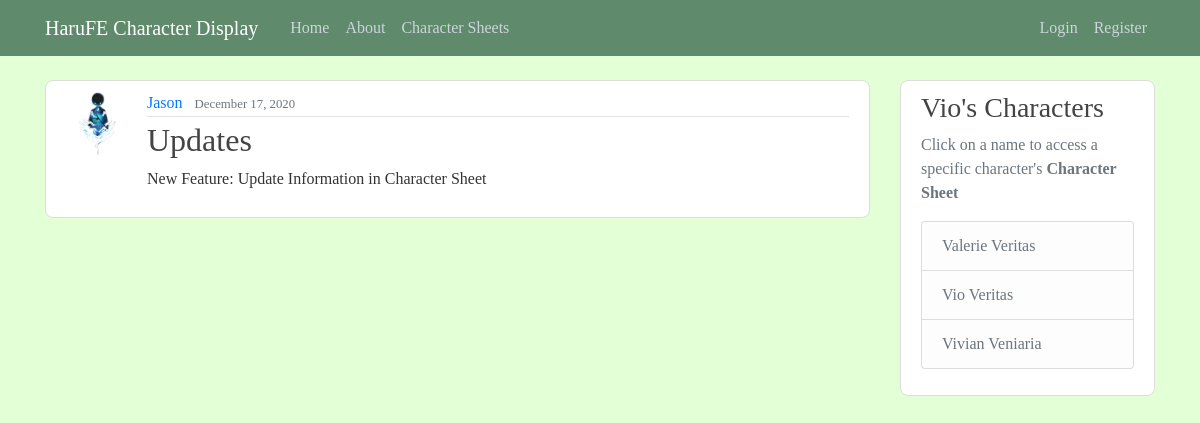
The app's page /post/17/ with its own data.
### blog/models.py (models this page shows, shortened)
class Post(models.Model):
	title = models.CharField(max_length = 100)
	content = models.TextField()
	date_posted = models.DateTimeField(default=timezone.now)
	author = models.ForeignKey(User, on_delete=models.CASCADE)

### users/models.py (models this page shows, shortened)
class Profile(models.Model):
	user = models.OneToOneField(User, on_delete=models.CASCADE)
	image = models.ImageField(default='default.png', upload_to='profile_pics')

### charsheet/models.py (models this page shows, shortened)
class CharacterSheet(models.Model):
	STATS = [
		('HP', 'HP'),
        ('STR', 'STRENGTH'),
        ('MAG', 'MAGIC'),
        ('SKL', 'SKILL'),
        ('SPD', 'SPEED'),
        ('LCK', 'LUCK'),
        ('DEF', 'DEFENSE'),
        ('RES', 'RESISTANCE'),
        ('CON', 'CONSTITUTION'),
	]
	AFFINITIES = [
		('FI', 'FIRE'),
    	('WA', 'WATER'),
    	('EA', 'EARTH'),
    	('WI', 'WIND'),
    	('TH', 'THUNDER'),
    	('IC', 'ICE'),
    	('LI', 'LIGHT'),
    	('DA', 'DARK'),
    	('VO', 'VOID'),
    ]
	name = models.CharField(max_length = 32)
	level = models.IntegerField()
	origin = models.CharField(max_length = 32)
	affinity = models.CharField(max_length=2, choices=AFFINITIES)
	boon = models.CharField(max_length=3, choices=STATS)
	bane = models.CharField(max_length=3, choices=STATS)
	date_created = models.DateField(default=timezone.now)
	role = models.ForeignKey(Role, on_delete=models.CASCADE)
	user = models.ForeignKey(User, related_name="User", null=True, on_delete=models.CASCADE)

### blog/views.py (the view)
# urls.py: path('post/<int:pk>/', PostDetailView.as_view(), name='post-detail'),
class PostDetailView(DetailView):
	model = Post

### blog/context_processors.py (called while the page is built)
def message_processor(request):
	return {
		'character_sheets': CharSheetModel.objects.all().order_by('name')
	}

### blog/templates/blog/post_detail.html (shortened to what this page needs)
{% extends "blog/base.html" %}
{% block content %}
	<article class="media content-section NULL">
		<img class="rounded-circle article-img" src="{{ object.author.profile.image.url }}">
		<div class="media-body">
			<div class="article-metadata">
				<a class="mr-2" href="{% url 'user-posts' object.author.username %}">{{ object.author }}</a>
				<small class="text-muted">{{ object.date_posted|date:"F j, Y" }}</small>
			</div>
			<h2 class="article-title">{{ object.title }}</h2>
			<p class="article-content">{{ object.content }}</p>
		</div>
	</article>
{% endblock content %}

### blog/templates/blog/base.html (shortened to what this page needs)
{% load static %}
<!DOCTYPE html>
<html>
<head>
    <link rel="stylesheet" href="https://maxcdn.bootstrapcdn.com/bootstrap/4.0.0/css/bootstrap.min.css">
    <link rel="stylesheet" type="text/css" href="{% static 'blog/style/main.css' %}">
</head>
<body>
	<header class="site-header">
  		<nav class="navbar navbar-expand-md navbar-dark bg-steel fixed-top">
    		<div class="container">
      			<a class="navbar-brand mr-4" href="{% url 'blog-home' %}">HaruFE Character Display</a>
      			<div class="collapse navbar-collapse" id="navbarToggle">
        			<div class="navbar-nav mr-auto">
          				<a class="nav-item nav-link" href="{% url 'blog-home' %}">Home</a>
          				<a class="nav-item nav-link" href="{% url 'blog-about' %}">About</a>
          				<a class="nav-item nav-link" href="{% url 'character-sheet' %}">Character Sheets</a>
        			</div>
			        <div class="navbar-nav">
			        	{% if user.is_authenticated %}
			        		<a class="nav-item nav-link" href="{% url 'post-create' %}">New Post</a>
			        		<a class="nav-item nav-link" href="{% url 'character-sheet-create' %}">New Character</a>
			        		<a class="nav-item nav-link" href="{% url 'profile' %}">Profile</a>
			        		<a class="nav-item nav-link" href="{% url 'logout' %}">Logout</a>
			        	{% else %}
			        		<a class="nav-item nav-link" href="{% url 'login' %}">Login</a>
			          		<a class="nav-item nav-link" href="{% url 'register' %}">Register</a>
			        	{% endif %}
        			</div>
      			</div>
    		</div>
  		</nav>
	</header>
	<main role="main" class="container">
		<div class="row">
			<div class="col-md-9">
				{% block content %}{% endblock %}
			</div>
			<div class="col-md-3">
				<div class="content-section NULL">
					<h3>Vio's Characters</h3>
					<p class='text-muted'>Click on a name to access a specific character's <strong>Character Sheet</strong>
						<ul class="list-group">
							{% for character in character_sheets %}
								<li class="list-group-item list-group-item-light"><a class="sidebar_link" href="{% url 'character-sheet-detail' character.id %}">{{ character.name }}</a></li>
							{% endfor %}
						</ul>
					</p>
				</div>
			</div>
		</div>
	</main>
</body>
</html>

### blog/static/blog/style/main.css (style rules this page uses)
body { background: #E2FFD5; color: #333333; margin-top: 5rem; font-family: "Garamond", Georgia, serif; }
h1, h2, h3, h4, h5, h6 { color: #444444; }
ul { margin: 0; }
.bg-steel { background-color: #5F8A6B; }
.site-header .navbar-nav .nav-link { color: #cbd5db; }
.content-section { padding: 10px 20px; border: 1px solid #dddddd; border-radius: 8px; margin-bottom: 20px; }
.article-title { color: #444444; }
.article-content { white-space: pre-line; }
.article-img { height: 65px; width: 65px; margin-right: 16px; }
.article-metadata { padding-bottom: 1px; margin-bottom: 4px; border-bottom: 1px solid #e3e3e3 }
.sidebar_link { color: #6C757D; }
.NULL { background: #FFFFFF; }

### records on screen
Post: author.profile.image (picture), author "Jason", date_posted "December 17, 2020", title "Updates", content "New Feature: Update Information in Character Sheet"
CharacterSheet: name "Valerie Veritas"
CharacterSheet: name "Vio Veritas"
CharacterSheet: name "Vivian Veniaria"
